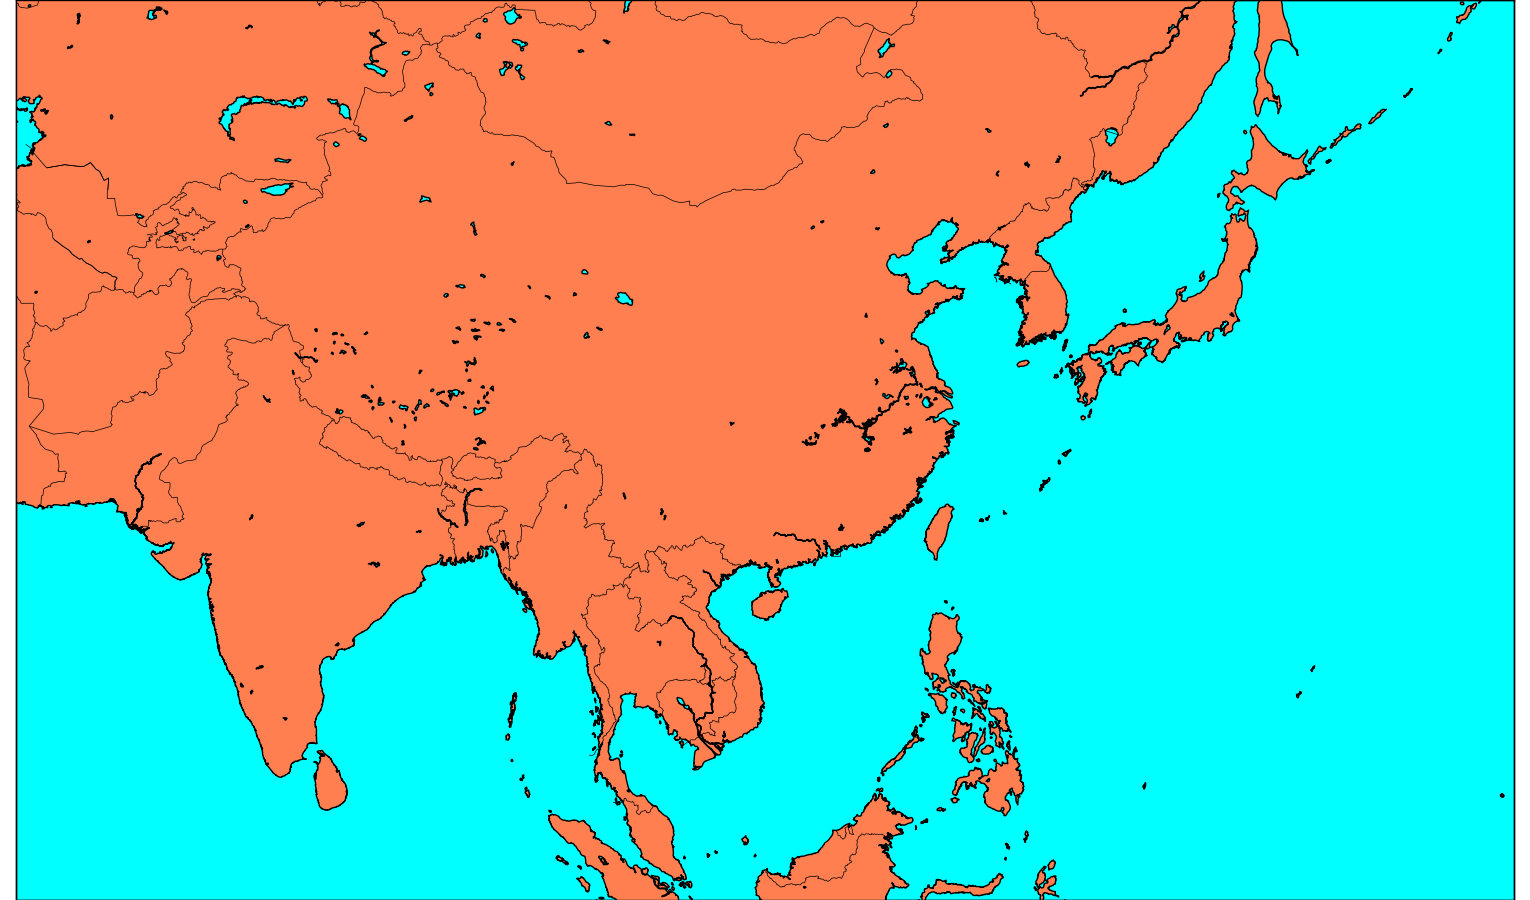

The Python source for this figure:
from mpl_toolkits.basemap import Basemap
import numpy as np
import matplotlib.pyplot as plt
plt.figure(figsize=(15.3,9.0))
plt.subplots_adjust(left=0.0, right=1.0, top=1.0, bottom=0)
# llcrnrlat,llcrnrlon,urcrnrlat,urcrnrlon
# are the lat/lon values of the lower left and upper right corners
# of the map.
# lat_ts is the latitude of true scale.
# resolution = 'c' means use crude resolution coastlines.
m = Basemap(projection='merc',llcrnrlat=0,urcrnrlat=51,\
            llcrnrlon=60,urcrnrlon=159,lat_ts=0,resolution='i')
m.drawcoastlines()
m.drawcountries()
m.drawstates(color='red', linewidth=1)
m.fillcontinents(color='coral',lake_color='aqua')
# draw parallels and meridians.
#m.drawparallels(np.arange(-90.,91.,30.))
#m.drawmeridians(np.arange(-180.,181.,60.))
m.drawmapboundary(fill_color='aqua')
#plt.show()
plt.savefig('asia.png')
